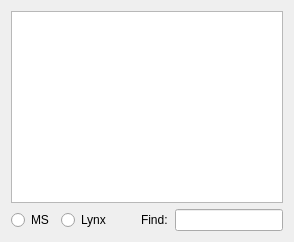
      <widget class="QWidget" name="m_pTablePage">
       <layout class="QGridLayout" name="gridLayout_2">
        <property name="horizontalSpacing">
         <number>0</number>
        </property>
        <item row="2" column="2">
         <widget class="QRadioButton" name="m_pRadioMs">
          <property name="enabled">
           <bool>true</bool>
          </property>
          <property name="sizePolicy">
           <sizepolicy hsizetype="Preferred" vsizetype="Fixed">
            <horstretch>0</horstretch>
            <verstretch>0</verstretch>
           </sizepolicy>
          </property>
          <property name="minimumSize">
           <size>
            <width>50</width>
            <height>0</height>
           </size>
          </property>
          <property name="text">
           <string>MS</string>
          </property>
         </widget>
        </item>
        <item row="2" column="6">
         <widget class="QLineEdit" name="m_pTxtFind"/>
        </item>
        <item row="2" column="5">
         <widget class="QLabel" name="m_pLblFind">
          <property name="text">
           <string>Find:  </string>
          </property>
         </widget>
        </item>
        <item row="0" column="1" colspan="6">
         <widget class="QTableView" name="m_pTblList">
          <property name="palette">
           <palette>
            <active>
             <colorrole role="Highlight">
              <brush brushstyle="SolidPattern">
               <color alpha="255">
                <red>0</red>
                <green>160</green>
                <blue>0</blue>
               </color>
              </brush>
             </colorrole>
            </active>
            <inactive>
             <colorrole role="Highlight">
              <brush brushstyle="SolidPattern">
               <color alpha="255">
                <red>0</red>
                <green>160</green>
                <blue>0</blue>
               </color>
              </brush>
             </colorrole>
            </inactive>
            <disabled>
             <colorrole role="Highlight">
              <brush brushstyle="SolidPattern">
               <color alpha="255">
                <red>0</red>
                <green>0</green>
                <blue>128</blue>
               </color>
              </brush>
             </colorrole>
            </disabled>
           </palette>
          </property>
          <property name="font">
           <font>
            <pointsize>10</pointsize>
            <weight>75</weight>
            <bold>true</bold>
           </font>
          </property>
          <property name="tabKeyNavigation">
           <bool>false</bool>
          </property>
          <property name="selectionMode">
           <enum>QAbstractItemView::SingleSelection</enum>
          </property>
          <property name="selectionBehavior">
           <enum>QAbstractItemView::SelectRows</enum>
          </property>
          <property name="showGrid">
           <bool>false</bool>
          </property>
          <attribute name="verticalHeaderVisible">
           <bool>false</bool>
          </attribute>
         </widget>
        </item>
        <item row="2" column="3">
         <widget class="QRadioButton" name="m_pRadioLynx">
          <property name="sizePolicy">
           <sizepolicy hsizetype="Preferred" vsizetype="Fixed">
            <horstretch>0</horstretch>
            <verstretch>0</verstretch>
           </sizepolicy>
          </property>
          <property name="text">
           <string>Lynx</string>
          </property>
         </widget>
        </item>
        <item row="2" column="4">
         <widget class="QLabel" name="m_pLblSpace">
          <property name="minimumSize">
           <size>
            <width>30</width>
            <height>0</height>
           </size>
          </property>
          <property name="text">
           <string/>
          </property>
         </widget>
        </item>
       </layout>
      </widget>
